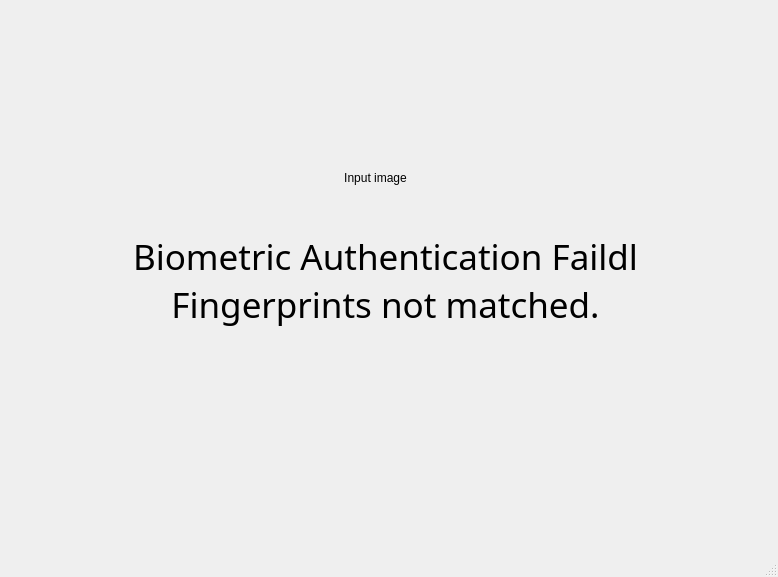
<?xml version="1.0" encoding="UTF-8"?>
<ui version="4.0">
 <class>MainWindow</class>
 <widget class="QMainWindow" name="MainWindow">
  <property name="geometry">
   <rect>
    <x>0</x>
    <y>0</y>
    <width>778</width>
    <height>577</height>
   </rect>
  </property>
  <property name="windowTitle">
   <string>MainWindow</string>
  </property>
  <property name="autoFillBackground">
   <bool>false</bool>
  </property>
  <widget class="QWidget" name="centralwidget">
   <widget class="QLabel" name="label">
    <property name="geometry">
     <rect>
      <x>20</x>
      <y>230</y>
      <width>731</width>
      <height>101</height>
     </rect>
    </property>
    <property name="font">
     <font>
      <family>Arial Black</family>
      <pointsize>26</pointsize>
      <weight>10</weight>
      <italic>false</italic>
      <bold>false</bold>
     </font>
    </property>
    <property name="styleSheet">
     <string notr="true">font: 87 26pt &quot;Arial Black&quot;;
font-colour:rgb(0, 85, 255);</string>
    </property>
    <property name="text">
     <string>Biometric Authentication Faildl 
Fingerprints not matched.</string>
    </property>
    <property name="alignment">
     <set>Qt::AlignCenter</set>
    </property>
   </widget>
   <widget class="QLabel" name="label_2">
    <property name="geometry">
     <rect>
      <x>140</x>
      <y>152</y>
      <width>471</width>
      <height>51</height>
     </rect>
    </property>
    <property name="text">
     <string>Input image</string>
    </property>
    <property name="alignment">
     <set>Qt::AlignCenter</set>
    </property>
   </widget>
  </widget>
  <widget class="QMenuBar" name="menubar">
   <property name="geometry">
    <rect>
     <x>0</x>
     <y>0</y>
     <width>778</width>
     <height>21</height>
    </rect>
   </property>
  </widget>
  <widget class="QStatusBar" name="statusbar"/>
 </widget>
 <resources/>
 <connections/>
</ui>
